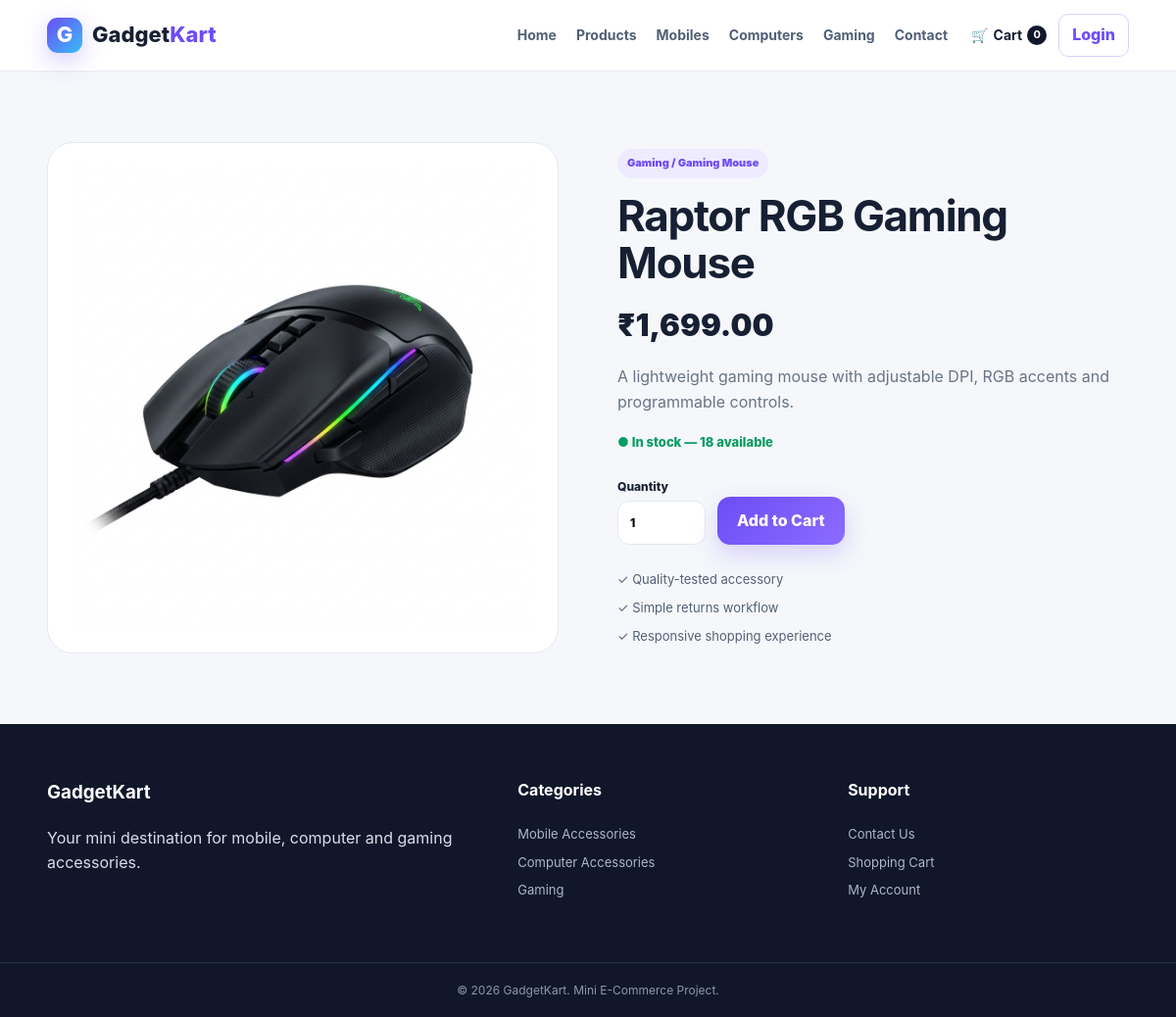
/product.php?id=21, run on the app's committed database.
### tables this page shows
CREATE TABLE products (
  id INT AUTO_INCREMENT PRIMARY KEY,
  name VARCHAR(150) NOT NULL,
  category VARCHAR(80) NOT NULL,
  subcategory VARCHAR(80) NOT NULL,
  price DECIMAL(10,2) NOT NULL,
  stock INT NOT NULL DEFAULT 0,
  image VARCHAR(255) NOT NULL,
  short_description VARCHAR(255) NOT NULL,
  description TEXT NOT NULL,
  is_featured TINYINT(1) NOT NULL DEFAULT 0,
  is_active TINYINT(1) NOT NULL DEFAULT 1,
  created_at TIMESTAMP DEFAULT CURRENT_TIMESTAMP
);

### includes/functions.php (called while the page is built, shortened)
<?php
function e($value) {
    return htmlspecialchars((string)$value, ENT_QUOTES, 'UTF-8');
}

### product.php (the view, shortened to what this page needs)
<?php
require_once 'includes/functions.php';
$id   = (int)($_GET['id'] ?? 0);
$stmt = $conn->prepare('SELECT * FROM products WHERE id = ? AND is_active = 1 LIMIT 1');
$stmt->bind_param('i', $id);
$stmt->execute();
$product = $stmt->get_result()->fetch_assoc();
    ?>
    <?php
require 'includes/header.php';
?>
<section class="section">
    <div class="container detail-grid">
        <div class="detail-image">
            <img src="assets/images/<?= e($product['image']) ?>" alt="<?= e($product['name']) ?>">
        </div>
        <div class="detail-copy">
            <span class="pill">
                <?= e($product['category']) ?> / <?= e($product['subcategory']) ?>
            </span>
            <h1><?= e($product['name']) ?></h1>
            <div class="big-price">₹<?= number_format($product['price'], 2) ?></div>
            <p class="lead"><?= e($product['description']) ?></p>
            <div class="stock <?= $product['stock'] > 0 ? 'in' : 'out' ?>">
                <?= $product['stock'] > 0
                    ? '● In stock &mdash; ' . (int)$product['stock'] . ' available'
                    : '● Out of stock' ?>
            </div>
            <?php if ($product['stock'] > 0): ?>
                <form class="add-form" method="post" action="cart.php">
                    <label>
                        Quantity
                        <input
                            type="number"
                            name="quantity"
                            min="1"
                            max="<?= (int)$product['stock'] ?>"
                            value="1"
                        >
                    </label>
                    <button class="btn" type="submit">Add to Cart</button>
                </form>
            <?php endif; ?>
            <div class="feature-list">
                <div>✓ Quality-tested accessory</div>
                <div>✓ Simple returns workflow</div>
                <div>✓ Responsive shopping experience</div>
            </div>
        </div>
    </div>
</section>
<?php require 'includes/footer.php'; ?>

### assets/css/style.css (style rules this page uses)
:root { --bg: #f5f7fb; --surface: #fff; --text: #172033; --muted: #697386; --line: #e4e8f0; --primary: #6c4df6; --primary2: #8c6cff; --dark: #11162a; --success: #0a9b62; --danger: #d74747; --shadow: 0 18px 50px rgba(24, 32, 56, 0.08); }
* { box-sizing: border-box; }
html { scroll-behavior: smooth; }
body { margin: 0; background: var(--bg); color: var(--text); font-family: Inter, Segoe UI, Arial, sans-serif; line-height: 1.6; }
img { max-width: 100%; display: block; }
button, input, select, textarea { font: inherit; }
.container { width: min(1120px, 92%); margin: auto; }
.btn { display: inline-flex; align-items: center; justify-content: center; gap: 8px; border: 0; border-radius: 13px; padding: 12px 20px; background: linear-gradient(135deg, var(--primary), var(--primary2)); color: #fff; font-weight: 800; cursor: pointer; box-shadow: 0 10px 25px rgba(108, 77, 246, 0.22); }
.section { padding: 72px 0; }
.detail-grid { display: grid; grid-template-columns: 1fr 1fr; gap: 60px; align-items: center; }
.detail-image { border-radius: 26px; overflow: hidden; background: #ffffff; border: 1px solid var(--line); padding: 24px; display: grid; place-items: center; }
.detail-image img { width: 100%; aspect-ratio: 1/1; object-fit: contain; object-position: center; }
.pill { display: inline-block; background: #eeeaff; color: var(--primary); padding: 6px 10px; border-radius: 99px; font-size: 11px; font-weight: 900; }
.detail-copy h1 { font-size: 44px; line-height: 1.1; letter-spacing: -0.03em; margin: 14px 0; }
.big-price { font-size: 31px; font-weight: 900; margin-bottom: 12px; }
.lead { color: var(--muted); font-size: 16px; }
.stock { font-size: 13px; font-weight: 800; margin: 18px 0; }
.stock.in { color: var(--success); }
.add-form { display: flex; align-items: end; gap: 12px; margin: 25px 0; }
.add-form label { font-size: 12px; font-weight: 800; }
.add-form input { display: block; width: 90px; padding: 12px; border: 1px solid var(--line); border-radius: 12px; margin-top: 5px; }
.feature-list { display: grid; gap: 8px; color: #536076; font-size: 13px; }

### data on the page
products: image (picture), category "Gaming", subcategory "Gaming Mouse", name "Raptor RGB Gaming Mouse", price "1,699.00", description "A lightweight gaming mouse with adjustable DPI, RGB accents and programmable controls.", stock "18"

### other printed values
cart_count() "0"
